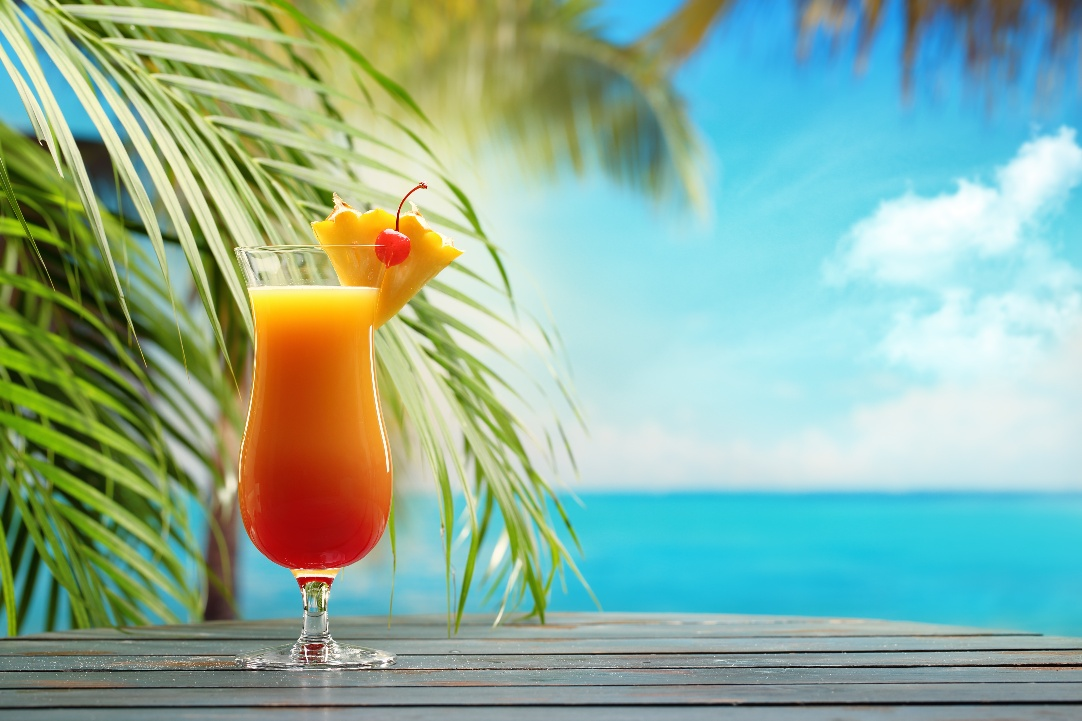
#> input picture .config/eww/images/pictures/beach_drinks.jpeg, 1082 x 721 px
$ python generate_colors_material.py --path ../../../../../../.config/eww/images/pictures/beach_drinks.jpeg
#> lines starting #> are read from the running program, lines starting #| are printed output that depends on the picture
#!/usr/bin/env -S\_/bin/sh\_-c\_"source\_\$(eval\_echo\_\$ILLOGICAL_IMPULSE_VIRTUAL_ENV)/bin/activate&&exec\_python\_-E\_\"\$0\"\_\"\$@\""
import argparse
import math
import json
import importlib
from PIL import Image
from materialyoucolor.quantize import QuantizeCelebi
from materialyoucolor.score.score import Score
from materialyoucolor.hct import Hct
from materialyoucolor.dynamiccolor.material_dynamic_colors import MaterialDynamicColors
from materialyoucolor.utils.color_utils import (rgba_from_argb, argb_from_rgb, argb_from_rgba)
from materialyoucolor.utils.math_utils import (sanitize_degrees_double, difference_degrees, rotation_direction)

parser = argparse.ArgumentParser(description='Color generation script')
parser.add_argument('--path', type=str, default=None, help='generate colorscheme from image')
parser.add_argument('--size', type=int , default=128 , help='bitmap image size')
parser.add_argument('--color', type=str, default=None, help='generate colorscheme from color')
parser.add_argument('--mode', type=str, choices=['dark', 'light'], default='dark', help='dark or light mode')
parser.add_argument('--scheme', type=str, default='vibrant', help='material scheme to use')
parser.add_argument('--smart', action='store_true', default=False, help='decide scheme type based on image color')
parser.add_argument('--transparency', type=str, choices=['opaque', 'transparent'], default='opaque', help='enable transparency')
parser.add_argument('--termscheme', type=str, default=None, help='JSON file containg the terminal scheme for generating term colors')
parser.add_argument('--harmony', type=float , default=0.8, help='(0-1) Color hue shift towards accent')
parser.add_argument('--harmonize_threshold', type=float , default=100, help='(0-180) Max threshold angle to limit color hue shift')
parser.add_argument('--term_fg_boost', type=float , default=0.35, help='Make terminal foreground more different from the background')
parser.add_argument('--blend_bg_fg', action='store_true', default=False, help='Shift terminal background or foreground towards accent')
parser.add_argument('--cache', type=str, default=None, help='file path to store the generated color')
parser.add_argument('--debug', action='store_true', default=False, help='debug mode')
args = parser.parse_args()

rgba_to_hex = lambda rgba: "#{:02X}{:02X}{:02X}".format(rgba[0], rgba[1], rgba[2])
argb_to_hex = lambda argb: "#{:02X}{:02X}{:02X}".format(*map(round, rgba_from_argb(argb)))
hex_to_argb = lambda hex_code: argb_from_rgb(int(hex_code[1:3], 16), int(hex_code[3:5], 16), int(hex_code[5:], 16))
def calculate_optimal_size (width: int, height: int, bitmap_size: int) -> (int, int):
    image_area = width * height;
    bitmap_area = bitmap_size ** 2
    scale = math.sqrt(bitmap_area/image_area) if image_area > bitmap_area else 1
    new_width = round(width * scale)
    new_height = round(height * scale)
    if new_width == 0:
        new_width = 1
    if new_height == 0:
        new_height = 1
    return new_width, new_height

def harmonize (design_color: int, source_color: int, threshold: float = 35, harmony: float = 0.5) -> int:
    from_hct = Hct.from_int(design_color)
    to_hct = Hct.from_int(source_color)
    difference_degrees_ = difference_degrees(from_hct.hue, to_hct.hue)
    rotation_degrees = min(difference_degrees_ * harmony, threshold)
    output_hue = sanitize_degrees_double(
        from_hct.hue + rotation_degrees * rotation_direction(from_hct.hue, to_hct.hue)
    )
    return Hct.from_hct(output_hue, from_hct.chroma, from_hct.tone).to_int()

def boost_chroma_tone (argb: int, chroma: float = 1, tone: float = 1) -> int:
    hct = Hct.from_int(argb)
    return Hct.from_hct(hct.hue, hct.chroma * chroma, hct.tone * tone).to_int()

darkmode = (args.mode == 'dark')
transparent = (args.transparency == 'transparent')

if args.path is not None:
    image = Image.open(args.path)
#> image is the input picture: PIL image 1082x721 RGB; mean R, G, B 140.7, 176.2, 155.5

    if image.format == "GIF":
        image.seek(1)

    if image.mode in ["L", "P"]:
        image = image.convert('RGB')
    wsize, hsize = image.size
#> wsize = 1082; hsize = 721
    wsize_new, hsize_new = calculate_optimal_size(wsize, hsize, args.size)
#> wsize_new = 157; hsize_new = 104
    if wsize_new < wsize or hsize_new < hsize:
        image = image.resize((wsize_new, hsize_new), Image.Resampling.BICUBIC)
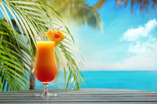
#> image: PIL image 157x104 RGB; mean R, G, B 140.7, 176.2, 155.5
#> (the run stopped early here; a loop or call above may not have finished)
